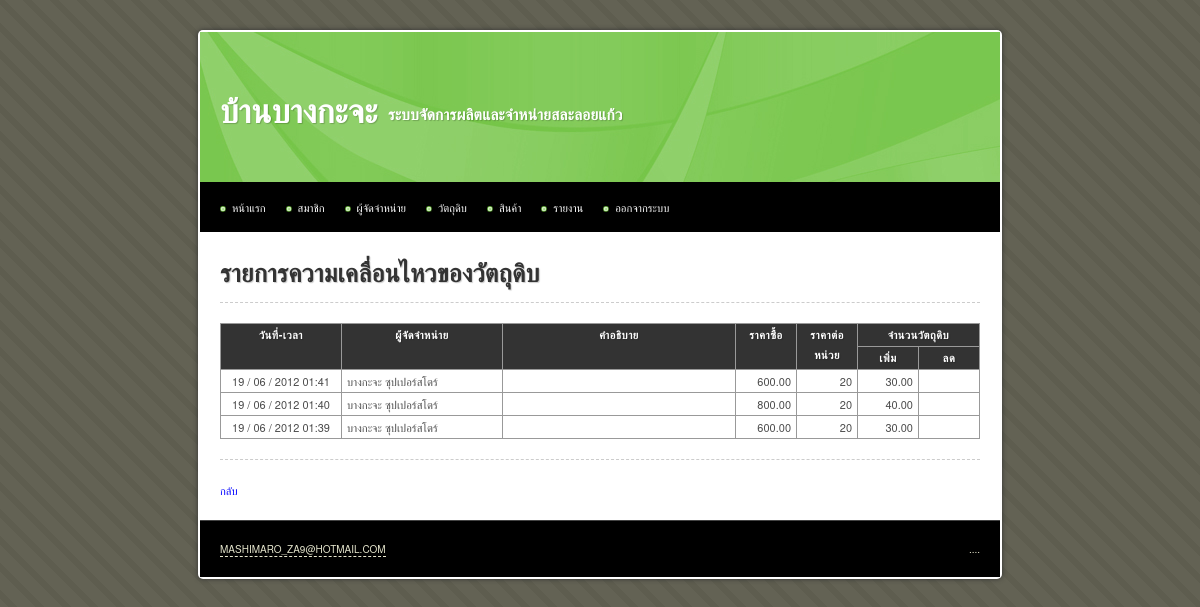
The page /main/material_transaction_view.php?id=31 (signed in) on the database as committed earlier.
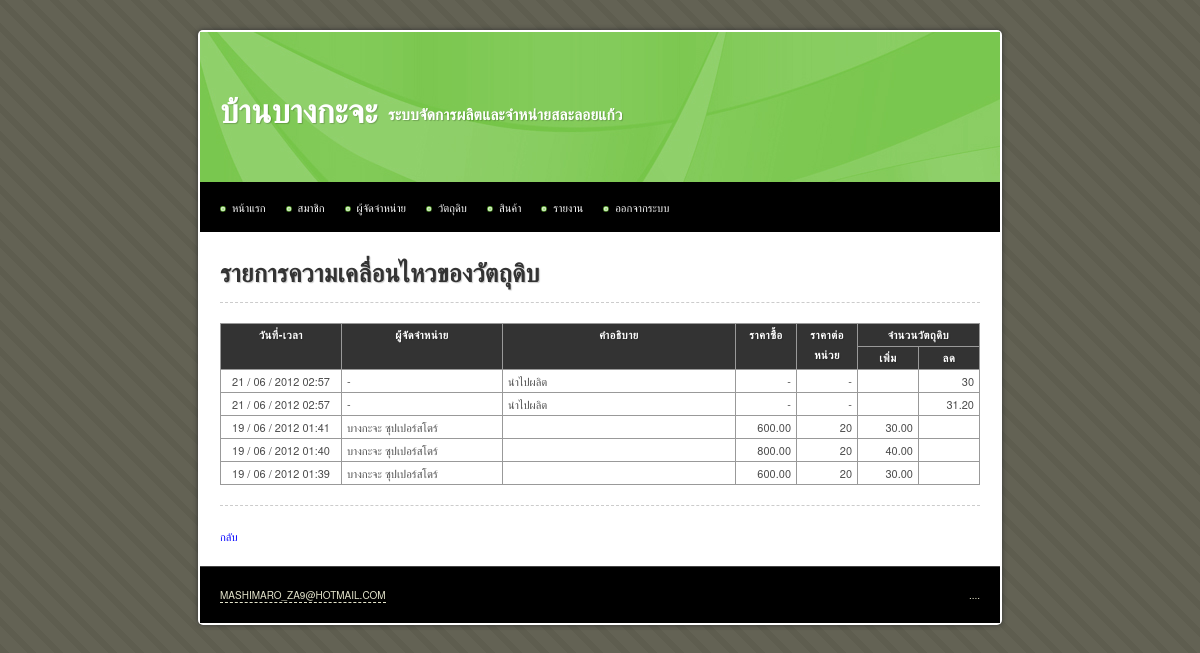
The same page on the database as committed later.
### tables this page shows
CREATE TABLE IF NOT EXISTS `material_transaction` (
  `id_material` int(10) unsigned NOT NULL,
  `id_supplier` int(10) unsigned DEFAULT NULL,
  `id_production_log` int(10) unsigned DEFAULT NULL,
  `stock_code` char(10) DEFAULT NULL,
  `description` text,
  `amount` decimal(10,2) unsigned NOT NULL DEFAULT '0.00',
  `quantity` decimal(10,2) NOT NULL DEFAULT '0.00',
  `date_create` timestamp NOT NULL DEFAULT CURRENT_TIMESTAMP,
  KEY `id_material` (`id_material`),
  KEY `FK_material_transaction_supplier` (`id_supplier`),
  CONSTRAINT `FK_material_transaction_material` FOREIGN KEY (`id_material`) REFERENCES `material` (`id`) ON DELETE CASCADE ON UPDATE CASCADE,
  CONSTRAINT `FK_material_transaction_supplier` FOREIGN KEY (`id_supplier`) REFERENCES `supplier` (`id`) ON UPDATE CASCADE
);

CREATE TABLE IF NOT EXISTS `supplier` (
  `id` int(10) unsigned NOT NULL AUTO_INCREMENT,
  `name` varchar(255) NOT NULL,
  `address` varchar(255) DEFAULT NULL,
  `tel` varchar(255) NOT NULL,
  `fax` varchar(255) DEFAULT NULL,
  `contact` varchar(255) NOT NULL,
  `contact_tel` varchar(255) NOT NULL,
  `date_create` datetime NOT NULL,
  `date_update` timestamp NOT NULL DEFAULT CURRENT_TIMESTAMP ON UPDATE CURRENT_TIMESTAMP,
  PRIMARY KEY (`id`)
);

### iic_tools/helpers/iic_utilities_helper.php (called while the page is built, shortened)
<?php
function change_date_format($date, $old_separator = "-", $old_format = 'y-m-d', $new_separator = " / ", $new_format = "d-m-y")
{
	@list($_old_format_path1, $_old_format_path2, $_old_format_path3) = explode('-', $old_format);
	@list($_date_path[$_old_format_path1], $_date_path[$_old_format_path2], $_date_path[$_old_format_path3]) = explode($old_separator, $date);
	@list($_new_format_path1, $_new_format_path2, $_new_format_path3) = explode('-', $new_format);
	$_new_date = $_date_path[$_new_format_path1].$new_separator.$_date_path[$_new_format_path2].$new_separator.$_date_path[$_new_format_path3];
	return $_new_date;
}
function change_date_time_format($date_time)
{
	@list($_date, $_time) = explode(" ", $date_time);
	$_new_date		= change_date_format($_date);
	$_new_date_time = $_new_date.' '.substr($_time, 0, 5);
	return $_new_date_time;
}
function remove_comma($number, $decimal = 0)
{
	$_int		= 0;
	$_decimal	= '';
	if(count(explode (".", $number)) > 1)
	{
		list($_int, $_decimal) = explode (".", $number);
	}
	else
	{
		$_int = ($number == '') ? 0 : $number;
	}
	$_int = explode (',', $_int);
	$_int = implode ($_int);
	$_new_number = $_int.$_decimal;
	return $_new_number;
}
function add_comma($number, $decimal = 0)
{
	$_sign		= '';
	$_int		= 0;
	$_decimal	= '';
	if(count(explode (".", $number)) > 1)
	{
		list($_int, $_decimal) = explode (".", $number);
	}
	else
	{
		$_int = ($number == '') ? 0 : $number;
	}
	$_int = remove_comma($_int);
	if(($_decimal == '' && $decimal > 0) || ($_decimal != ''))
	{
		while(strlen ($_decimal) < 2)
		{
			$_decimal = $_decimal.'0';
		}
		$_decimal = '.'.$_decimal;
	}
	else if(strlen($_decimal) > 0)
	{
		$_decimal = '.'.$_decimal;
	}
	if($_int < 0)
	{
		$_sign = '-';
		$_int = str_replace('-', '', $_int);
	}
	else
	{
		$_sign = '';
	}
	$_total_loop = (strlen($_int) > 3) ? floor(strlen($_int) / 3) : 0;
	for($_loop = $_total_loop; $_loop > 0; $_loop--)
	{
		$_length = (3 * $_loop) * -1;
		$_int = substr_replace($_int, ',', $_length, 0 );
	}
	$_new_number = $_sign.$_int.$_decimal;
	return $_new_number;
}

### main/material_transaction_view.php (the view, shortened to what this page needs)
<!DOCTYPE html PUBLIC "-//W3C//DTD XHTML 1.0 Transitional//EN" "http://www.w3.org/TR/xhtml1/DTD/xhtml1-transitional.dtd">
<html xmlns="http://www.w3.org/1999/xhtml">
<head>
<?php include("inc.css.php"); ?>
</head>
<body>
<div id="container">
	<?php include("inc.header.php"); ?>
	<div id="content">
		<h1>รายการความเคลื่อนไหวของวัตถุดิบ</h1>
		<hr />
		<table width="100%">
			<tr>
				<th rowspan="2" width="110">วันที่-เวลา</th>
				<th rowspan="2" width="150">ผู้จัดจำหน่าย</th>
				<th rowspan="2">คำอธิบาย</th>
				<th rowspan="2" width="50">ราคาซื้อ</th>
				<th rowspan="2" width="50">ราคาต่อหน่วย</th>
				<th colspan="2">จำนวนวัตถุดิบ</th>
			</tr>
			<tr>
				<th width="50">เพิ่ม</th>
				<th width="50">ลด</th>
			</tr>
			<?php
			$sql = 'SELECT
						material_transaction.date_create,
						name,
						description,
						amount,
						quantity
					FROM material_transaction
					LEFT JOIN supplier
					ON material_transaction.id_supplier = supplier.id
					WHERE
						id_material = '.$_GET['id'].'
					ORDER BY
						material_transaction.date_create DESC';
			$query 		= mysql_query($sql) or die(mysql_error());
			$query_rows = mysql_num_rows($query);
			if($query_rows > 0)
			{
				while($data = mysql_fetch_array($query))
				{
					$cost_per_unit = add_comma(round($data['amount']/abs($data['quantity'])));
					if($data['quantity'] > 0)
					{
						$deposit   = add_comma($data['quantity']);
						$withdraw  = '';
						$data['amount'] = add_comma($data['amount']);
					}
					else
					{
						$deposit   = '';
						$withdraw  = add_comma(abs($data['quantity']));
						$data['name'] = '-';
						$data['amount'] = '-';
						$cost_per_unit = '-';
					}
					echo '<tr>
							  <td class="center">'.change_date_time_format($data['date_create']).'</td>
							  <td>'.$data['name'].'</td>
							  <td>'.$data['description'].'</td>
							  <td class="right">'.$data['amount'].'</td>
							  <td class="right">'.$cost_per_unit.'</td>
							  <td class="right">'.$deposit.'</td>
							  <td class="right">'.$withdraw.'</td>
						  </tr>';
				}
			}
			else
			{
				echo '<tr><td colspan="4" class="center">ไม่มีข้อมูล</td></tr>';
			}
			?>
		</table>
		<hr />
		<a href="material_view.php?id=<?php echo $_GET['id'] ?>">กลับ</a>
	</div>
	<?php include("inc.footer.php"); ?>
</div>
</body>
</html>

Rows that differ between the two databases and show on the page:
added material_transaction: date_create "21 / 06 / 2012 02:57", name "-", description "นำไปผลิต", amount "-", quantity "-", quantity "30"
added material_transaction: date_create "21 / 06 / 2012 02:57", name "-", description "นำไปผลิต", amount "-", quantity "-", quantity "31.20"
